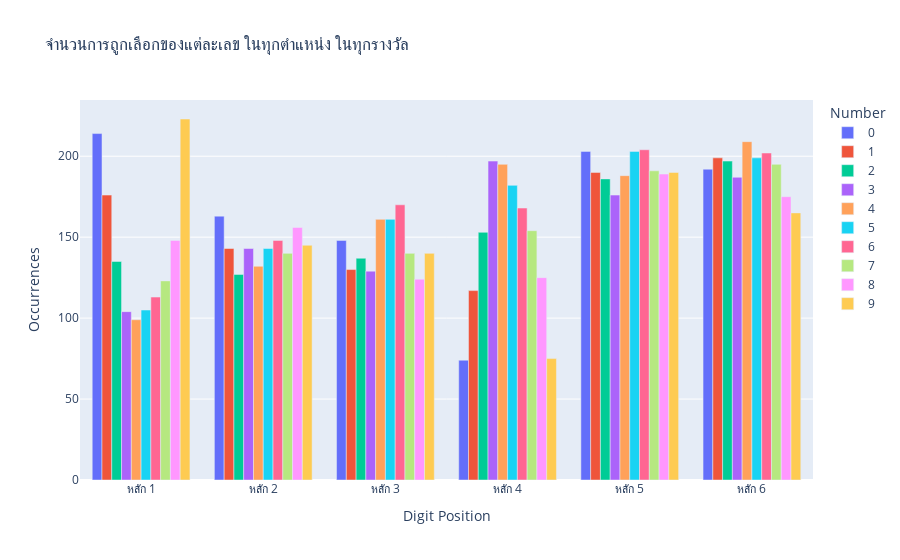

This figure's notebook cell:
### Code cell
occurrences = {i: {str(j): 0 for j in range(10)} for i in range(6)}
# print(occurrences)

for prizes in ['เลขท้าย 2 ตัว']:
    # Iterate over each lottery number
    for number in df[prizes]:
        # Iterate over each digit position
        for i, digit in enumerate(number):
            # print(i,digit)
            occurrences[i+4][digit] += 1
            
for prizes in ['เลขหน้า 3 ตัว1','เลขหน้า 3 ตัว2']:
    # print(prizes)
    # Iterate over each lottery number
    for number in df[prizes]:
        # Iterate over each digit position
        for i, digit in enumerate(number):
            occurrences[i][digit] += 1

for prizes in ['เลขท้าย 3 ตัว1','เลขท้าย 3 ตัว2']:
    # print(prizes)
    # Iterate over each lottery number
    for number in df[prizes]:
        # Iterate over each digit position
        for i, digit in enumerate(number):
            occurrences[i+3][digit] += 1
            
for number in df['รางวัลที่หนึ่ง']:
    # Iterate over each digit position
    for i, digit in enumerate(number):
        occurrences[i][digit] += 1

# Convert the dictionary into a DataFrame
df_occurrences = pd.DataFrame(occurrences)
df_occurrences = df_occurrences.melt(var_name='Position', value_name='Occurrences', ignore_index=False)
df_occurrences.reset_index(inplace=True)
df_occurrences['Position'] = pd.to_numeric(df_occurrences['Position'])
df_occurrences.sort_values(by=['Position', 'index'], inplace=True)
fig = px.bar(df_occurrences, x='Position', y='Occurrences', color='index', title='จำนวนการถูกเลือกของแต่ละเลข ในทุกตำแหน่ง ในทุกรางวัล',
             labels={'index': 'Number', 'Position': 'Digit Position', 'Occurrences': 'Occurrences'},barmode='group')
fig.update_layout(xaxis=dict(tickvals=list(range(6)), ticktext=[f'หลัก {i+1}' for i in range(6)]))
fig.show()

### Figure 1 — Plotly figure (JSON) as saved in the notebook; plotly's stock layout.template omitted (floating-point values rounded to 4 significant figures)
{"data": [{"alignmentgroup": "True", "hovertemplate": "Number=0<br>Digit Position=%{x}<br>Occurrences=%{y}<extra></extra>", "legendgroup": "0", "marker": {"color": "#636efa", "pattern": {"shape": ""}}, "name": "0", "offsetgroup": "0", "orientation": "v", "showlegend": true, "textposition": "auto", "type": "bar", "x": [0, 1, 2, 3, 4, 5], "xaxis": "x", "y": [214, 163, 148, 74, 203, 192], "yaxis": "y"}, {"alignmentgroup": "True", "hovertemplate": "Number=1<br>Digit Position=%{x}<br>Occurrences=%{y}<extra></extra>", "legendgroup": "1", "marker": {"color": "#EF553B", "pattern": {"shape": ""}}, "name": "1", "offsetgroup": "1", "orientation": "v", "showlegend": true, "textposition": "auto", "type": "bar", "x": [0, 1, 2, 3, 4, 5], "xaxis": "x", "y": [176, 143, 130, 117, 190, 199], "yaxis": "y"}, {"alignmentgroup": "True", "hovertemplate": "Number=2<br>Digit Position=%{x}<br>Occurrences=%{y}<extra></extra>", "legendgroup": "2", "marker": {"color": "#00cc96", "pattern": {"shape": ""}}, "name": "2", "offsetgroup": "2", "orientation": "v", "showlegend": true, "textposition": "auto", "type": "bar", "x": [0, 1, 2, 3, 4, 5], "xaxis": "x", "y": [135, 127, 137, 153, 186, 197], "yaxis": "y"}, {"alignmentgroup": "True", "hovertemplate": "Number=3<br>Digit Position=%{x}<br>Occurrences=%{y}<extra></extra>", "legendgroup": "3", "marker": {"color": "#ab63fa", "pattern": {"shape": ""}}, "name": "3", "offsetgroup": "3", "orientation": "v", "showlegend": true, "textposition": "auto", "type": "bar", "x": [0, 1, 2, 3, 4, 5], "xaxis": "x", "y": [104, 143, 129, 197, 176, 187], "yaxis": "y"}, {"alignmentgroup": "True", "hovertemplate": "Number=4<br>Digit Position=%{x}<br>Occurrences=%{y}<extra></extra>", "legendgroup": "4", "marker": {"color": "#FFA15A", "pattern": {"shape": ""}}, "name": "4", "offsetgroup": "4", "orientation": "v", "showlegend": true, "textposition": "auto", "type": "bar", "x": [0, 1, 2, 3, 4, 5], "xaxis": "x", "y": [99, 132, 161, 195, 188, 209], "yaxis": "y"}, {"alignmentgroup": "True", "hovertemplate": "Number=5<br>Digit Position=%{x}<br>Occurrences=%{y}<extra></extra>", "legendgroup": "5", "marker": {"color": "#19d3f3", "pattern": {"shape": ""}}, "name": "5", "offsetgroup": "5", "orientation": "v", "showlegend": true, "textposition": "auto", "type": "bar", "x": [0, 1, 2, 3, 4, 5], "xaxis": "x", "y": [105, 143, 161, 182, 203, 199], "yaxis": "y"}, {"alignmentgroup": "True", "hovertemplate": "Number=6<br>Digit Position=%{x}<br>Occurrences=%{y}<extra></extra>", "legendgroup": "6", "marker": {"color": "#FF6692", "pattern": {"shape": ""}}, "name": "6", "offsetgroup": "6", "orientation": "v", "showlegend": true, "textposition": "auto", "type": "bar", "x": [0, 1, 2, 3, 4, 5], "xaxis": "x", "y": [113, 148, 170, 168, 204, 202], "yaxis": "y"}, {"alignmentgroup": "True", "hovertemplate": "Number=7<br>Digit Position=%{x}<br>Occurrences=%{y}<extra></extra>", "legendgroup": "7", "marker": {"color": "#B6E880", "pattern": {"shape": ""}}, "name": "7", "offsetgroup": "7", "orientation": "v", "showlegend": true, "textposition": "auto", "type": "bar", "x": [0, 1, 2, 3, 4, 5], "xaxis": "x", "y": [123, 140, 140, 154, 191, 195], "yaxis": "y"}, {"alignmentgroup": "True", "hovertemplate": "Number=8<br>Digit Position=%{x}<br>Occurrences=%{y}<extra></extra>", "legendgroup": "8", "marker": {"color": "#FF97FF", "pattern": {"shape": ""}}, "name": "8", "offsetgroup": "8", "orientation": "v", "showlegend": true, "textposition": "auto", "type": "bar", "x": [0, 1, 2, 3, 4, 5], "xaxis": "x", "y": [148, 156, 124, 125, 189, 175], "yaxis": "y"}, {"alignmentgroup": "True", "hovertemplate": "Number=9<br>Digit Position=%{x}<br>Occurrences=%{y}<extra></extra>", "legendgroup": "9", "marker": {"color": "#FECB52", "pattern": {"shape": ""}}, "name": "9", "offsetgroup": "9", "orientation": "v", "showlegend": true, "textposition": "auto", "type": "bar", "x": [0, 1, 2, 3, 4, 5], "xaxis": "x", "y": [223, 145, 140, 75, 190, 165], "yaxis": "y"}], "layout": {"barmode": "group", "legend": {"title": {"text": "Number"}, "tracegroupgap": 0}, "title": {"text": "จำนวนการถูกเลือกของแต่ละเลข ในทุกตำแหน่ง ในทุกรางวัล"}, "xaxis": {"anchor": "y", "domain": [0, 1], "ticktext": ["หลัก 1", "หลัก 2", "หลัก 3", "หลัก 4", "หลัก 5", "หลัก 6"], "tickvals": [0, 1, 2, 3, 4, 5], "title": {"text": "Digit Position"}}, "yaxis": {"anchor": "x", "domain": [0, 1], "title": {"text": "Occurrences"}}}}
